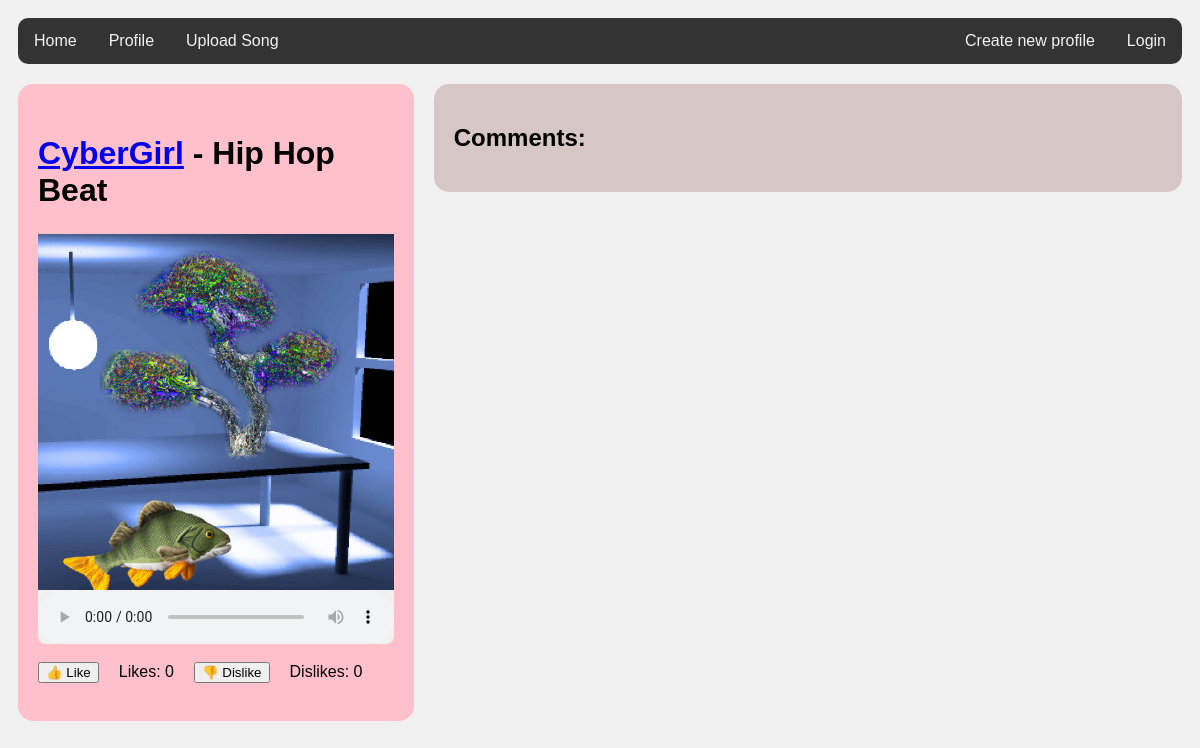
Page /song/3 on the committed database.
### tables this page shows
CREATE TABLE songs (
    id INTEGER PRIMARY KEY,
    user_id INTEGER NOT NULL,
    title TEXT NOT NULL,
    artist TEXT NOT NULL CHECK (LENGTH(artist) > 0),
    audio_file_path TEXT NOT NULL,
    image_file_path TEXT NOT NULL,
    upload_date DATETIME DEFAULT CURRENT_TIMESTAMP,
    genre TEXT CHECK (LENGTH(genre) > 0),
    duration INTEGER CHECK (duration > 0),
    FOREIGN KEY (user_id) REFERENCES users(id) ON DELETE CASCADE
);

### app.py (the view)
@app.route("/song/<int:id>")
def show_song(id):
    song = get_song(id)
    thread = forum.get_thread(id)
    messages = forum.get_messages(id)
    like_counter = get_likes(id)
    dislike_counter = get_dislikes(id)
    return render_template("show_song.html", song=song, thread=thread, messages=messages, like_counter=like_counter, dislike_counter=dislike_counter)

### db.py (called while the page is built)
def get_connection():
    con = sqlite3.connect("database.db")
    con.execute("PRAGMA foreign_keys = ON")
    con.row_factory = sqlite3.Row
    return con

def query(sql, params=[]):
    con = get_connection()
    result = con.execute(sql, params).fetchall()
    con.close()
    return result

### forum.py (called while the page is built)
def get_thread(id):
    sql = """SELECT t.id
             FROM threads t
             WHERE t.id = ?"""
    result = db.query(sql, [id])
    return result[0]

def get_messages(id):
    sql = """SELECT m.id, m.content, m.sent_at, m.user_id, u.username
             FROM messages m, users u
             WHERE m.user_id = u.id AND m.thread_id = ?
             ORDER BY m.id"""
    return db.query(sql, [id])

### repositories/songs_repository.py (called while the page is built)
def get_song(id):
    sql = """SELECT id, user_id, title, artist, audio_file_path, image_file_path, genre
             FROM songs
             WHERE id = ?"""
    result = db.query(sql, [id])
    return result[0] if result else None

def get_likes(id):
    sql = "SELECT COUNT(*) FROM likes WHERE song_id = ? AND is_like = 1"
    result = db.query(sql, [id])
    return result[0][0] if result else 0  # Extract the count from the result

def get_dislikes(id):
    sql = "SELECT COUNT(*) FROM likes WHERE song_id = ? AND is_like = 0"
    result = db.query(sql, [id])
    return result[0][0] if result else 0  # Extract the count from the result

### templates/show_song.html (shortened to what this page needs)
<!DOCTYPE html>
<html>
<head>
  <link rel="stylesheet" href="../static/styles.css">
</head>
<body>
  <div class="topnav">
    <a href="/">Home</a>
    {% if session.username%}
    <a href="/user/{{ session['user_id'] }}">Profile</a>
    <a href="/upload_song">Upload Song</a>
    {% else %}
    <a href="/login_page">Profile</a>
    <a href="/login_page">Upload Song</a>
    {% endif %}
    {% if session.username %}
    <a href="/logout" style="float:right">Logout</a>
    {% else %}
    <a href="/login_page" style="float:right">Login</a>
    <a href="/register" style="float:right">Create new profile</a>
    {% endif %}
  </div>
  <div class="row">
    <div class="leftcolumn">
      <div class="card-songpage-left">
        <div class="song-info">
          <h1><a href="/user/{{ song.user_id }}">{{ song.artist }}</a> - {{ song.title }}</h1>
        </div>
        <br>
        <img src="{{ url_for('static', filename=song.image_file_path.split('static/')[-1]) }}" alt="Kansikuva" width="100%">
        <audio controls class="audio2">
          {% if song.audio_file_path.endswith('.mp3') %}
          <source src="{{ url_for('static', filename=song.audio_file_path.split('static/')[-1]) }}" type="audio/mpeg">
          {% elif song.audio_file_path.endswith('.wav') %}
          <source src="{{ url_for('static', filename=song.audio_file_path.split('static/')[-1]) }}" type="audio/wav">
          {% else %}
              <p>Tiedostotyyppi ei tuettu.</p>
          {% endif %}
        </audio>
        <br>
        <div class="likes">
          <form action="/like/{{ song.id }}" method="post">
            <button type="submit">👍 Like</button>
          </form>
          <p>Likes: {{ like_counter }}</p>
          <form action="/dislike/{{ song.id }}" method="post">
              <button type="submit">👎 Dislike</button>
          </form>
          <p>Dislikes: {{ dislike_counter }}</p>
        </div>
        <br>
      </div>
    </div>
    <div class="rightcolumn">
      <div class="card-songpage-right">
        <h2>Comments:</h2>
      </div>
    </div>
  </div>
</body>
</html>

### static/styles.css (style rules this page uses)
* { box-sizing: border-box; }
body { font-family: Arial; padding: 10px; background: #f1f1f1; }
.topnav { overflow: hidden; background-color: #333; border-radius: 10px; }
.topnav a { float: left; display: block; color: #f2f2f2; text-align: center; padding: 14px 16px; text-decoration: none; }
.leftcolumn { float: left; width: 34%; }
.rightcolumn { float: left; width: 66%; background-color: #f1f1f1; padding-left: 20px; overflow: hidden; }
.card-songpage-left { background-color: pink; padding: 20px; margin-top: 20px; border-radius: 15px; display: flex; flex-direction: column; }
.card-songpage-right { background-color: rgb(214, 198, 198); padding: 20px; margin-top: 20px; border-radius: 15px; }
.audio2 { width: 100%; border-radius: 0px 0px 8px 8px; background-color: #f1f1f1; }
.song-info { display: flex; flex-wrap: nowrap; gap: 10px; margin-top: 10px; margin-bottom: -15px; }
.likes { display: flex; align-items: center; gap: 20px; }
.likes form { display: flex; align-items: center; }
.likes p { margin: 0; }
.row::after { content: ""; display: table; clear: both; }

### rows in the picture
songs: artist "CyberGirl", title "Hip Hop Beat", image_file_path (picture)

### other values in the picture
{{ like_counter }} "0"
{{ dislike_counter }} "0"
